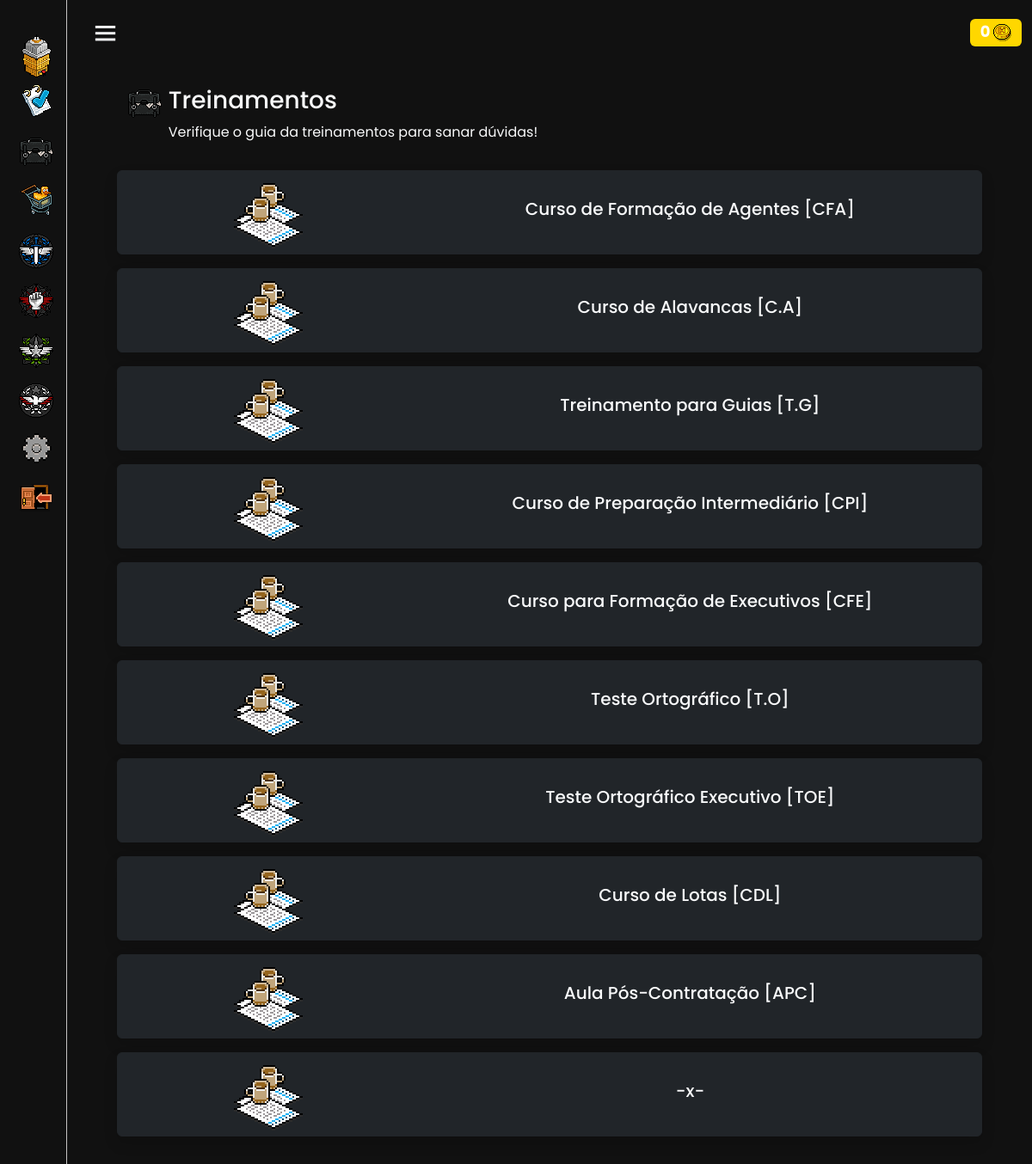
Screenshot of /system/dpe/treinamentos/ (signed in) with the database file from the repository.
### ControleDeAcesso/models.py (models this page shows, shortened)
class PolicialUsuario(AbstractUser):
    username = models.CharField(
        _('username'),
        max_length=150,
        unique=True,
        validators=[RegexValidator(
            regex=r'^[a-zA-Z0-9@_:.,\-!=]+$',
            message=_('Enter a valid username. This value may contain only letters (uppercase and lowercase), numbers, @, :, -, and _ characters.'),
            code='invalid_username',
        )],
        help_text=_('150 characters or fewer. Letters (uppercase and lowercase), digits, @, :, -, and _ only.'),
    )
    patente = models.CharField(choices=CARGOS, blank=False, null=False, max_length=50, default='Agente')
    moedas = models.IntegerField(default=0, editable=True)
    ultimo_acesso = models.DateTimeField(null=True, blank=True)
    objects = CustomUserManager()
    patente_order = models.IntegerField(default=0, editable=False)
    slug = models.SlugField(unique=True, blank=True, null=True)
    status = models.CharField(choices=STATUS, blank=False, null=False, max_length=50, default='Ativo')

### System/models.py (models this page shows, shortened)
class Treinamentos(models.Model):
    solicitante = models.ForeignKey(get_user_model(), on_delete=models.CASCADE,blank=True, null=True, related_name='solicitantetreinamentos')
    titulo = models.TextField(blank=False, null=True, max_length=100)
    treinamento = CKEditor5Field('Treinamentos', config_name='extends', default=' ')
    datatime = models.DateTimeField(default=timezone.now)

### System/views.py (the view)
# urls.py: path('dpe/treinamentos/', TreinamentosView.as_view(), name='Treinamentos'),
class TreinamentosView(LoginRequiredMixin,ListView):
    model = Treinamentos
    template_name = 'Treinamentos.html'
    context_object_name = 'treinamentos'
    def get_context_data(self, **kwargs):
        context = super().get_context_data(**kwargs)
        context["alistados"] = PolicialUsuario.objects.order_by('-id')[:5]
        return context

### Templates/Treinamentos.html (shortened to what this page needs)
{% extends "Index.html" %}
{% load static %}
{% block main %}
<div class="container mb-3 m-auto text-light">
        <div class="mt-3 m-auto col-11">
            <div class="container d-flex mt-4">
                <div>
                  <img class="px" src="{% static 'bolsa2.gif'%}" alt="">
                  </div>
                <div class="ms-2">
                <h3>Treinamentos</h3>
                <p> Verifique o guia da treinamentos para sanar dúvidas! </p>
                </div>
              </div>
              {% for treinamento in treinamentos %}
                <a class="btn bg-pt btn-dark mb-3 col-12 shadow" data-bs-toggle="collapse" href="#{{treinamento.pk}}" role="button" aria-expanded="false" aria-controls="{{treinamento.pk}}">
                    <div class="d-flex">
                        <div class="col-4 mt-md-3 mt-5 mb-2">
                            <div class="rounded-circle mb-md-0 mb-sm-4 mx-auto px" style="background: url({% static 'treinamentos2.gif' %}) center center no-repeat; width: 60px; height: 60px;transform: scale(2.0);">
                            </div>
                        </div>
                        <div class="col-8 m-auto">
                            <div class="container text-light">
                                <h5>{{treinamento.titulo}}</h5>
                              </div>
                        </div>
                    </div>
                </a>
              {% endfor %}
        </div>
  </div>
{% endblock main %}

### Templates/Index.html (shortened to what this page needs)
{% load static %}
<html lang="en">
<head>
    <link href="{% static 'mode/style.css' %}" rel="stylesheet">
    <link href="/static/django_ckeditor_5/dist/styles.css" media="all" rel="stylesheet">
    <link rel="stylesheet" href="https://cdnjs.cloudflare.com/ajax/libs/font-awesome/6.4.0/css/all.min.css" />
    <link href='https://unpkg.com/boxicons@2.0.7/css/boxicons.min.css' rel='stylesheet'>
    <link href="https://cdn.jsdelivr.net/npm/bootstrap@5.3.3/dist/css/bootstrap.min.css" rel="stylesheet">
    <body style="background-color: #111111;">
        <div class="sidebar close">
          <div class="logo-details">
        </div>
          <ul class="nav-links">
            <li>
              <a href="{% url "PainelPrincipal" %}">
                <i class='bx'>
                  <img class="px" width="35px" src="{% static "home.gif" %}" alt="">
                </i>
              </a>
            </li>
            <li class="mt-2">
              <div class="iocn-link">
                <a href="#">
                  <i class='bx'>
                    <img class="px" width="35px" src="{% static "relatorio.png" %}" alt="">
                  </i>
                </a>
              </div>
            </li>
            <li class="mt-2">
              <div class="iocn-link">
                <a href="#">
                  <i class='bx'>
                    <img class="px" width="40px" src="{% static "bolsa2.gif" %}" alt="">
                  </i>
                </a>
              </div>
            </li>
            <li class="mt-2">
              <div class="iocn-link">
                <a href="#">
                  <i class='bx'>
                    <img class="px" width="37px" src="{% static "loja.png" %}" alt="">
                  </i>
                </a>
              </div>
            </li>
            {% if GuiaDpE or MinistroDpE or STAFF %}
            <li class="mt-2">
              <div class="iocn-link">
                <a href="#">
                  <i class='bx'>
                    <img class="px" width="40px" src="{% static "dpe.gif" %}" alt="">
                  </i>
                </a>
              </div>
            </li>
            {% endif %}
            {% if STAFF or MEMBRODPO or LDPO or MINISTRODPO %}
            <li class="mt-2">
              <div class="iocn-link">
                <a href="#">
                  <i class='bx'>
                    <img class="px" width="40px" src="{% static "dpo.gif" %}" alt="">
                  </i>
                </a>
              </div>
            </li>
            {% endif %}
            {% if STAFF or Analista or LDRH or MINISTRODRH %}
            <li class="mt-2">
              <div class="iocn-link">
                <a href="#">
                  <i class='bx'>
                    <img class="px" width="40px" src="{% static "drh.gif" %}" alt="">
                  </i>
                </a>
              </div>
            </li>
            {% endif %}
            <li class="mt-2">
              <div class="iocn-link">
                <a href="#">
                  <i class='bx'>
                    <img class="px" width="40px" src="{% static "jn.gif" %}" alt="">
                  </i>
                </a>
              </div>
            </li>
            <li class="mt-2">
              <div class="iocn-link">
                <a href="#">
                  <i class='bx'>
                    <img class="px" width="35px" src="{% static "config.png" %}" alt="">
                  </i>
                </a>
              </div>
            </li>
              <li class="mt-2">
                <a href="{% url "Logout" %}">
                  <i class='bx'>
                    <img class="px" width="40px" src="{% static "logout.png" %}" alt="">
                  </i>
                </a>
              </li>
      </ul>
        </div>
        <section class="home-section">
          <nav class="navbar bg-nav">
            <div class="container-fluid">
                <div class="home-content">
                  <i class='bx bx-menu text-light' ></i>
                </div>
                <div class="d-flex">
                  <div class="container mt-2 me-2">
                    <h4><span class="badge" style="background-color: gold; position: relative; left: 20px;">{{request.user.moedas}}  <img src="{% static 'coin.png' %}" alt="">
                    </span></h4>
                </div>
            </div>
          </div>
          </nav>
          {% block main %}
          {% endblock main %}
        </section>
      </body>
</html>

### Arquivos/mode/style.css (style rules this page uses)
* { margin: 0; padding: 0; box-sizing: border-box; font-family: 'Poppins', sans-serif; }
.px { image-rendering: pixelated; image-rendering: -o-crisp-edges; image-rendering: -moz-crisp-edges; image-rendering: crisp-edges; }
.bg-nav { background-color: #111111; }
.sidebar { position: fixed; top: 0; left: 0; height: 100%; width: 260px; background-color: #111111; border-right: solid #c6c4c4 1px; border-left: solid #111111 3px; z-index: 100; transition: all 0.5s ease; }
.sidebar.close { width: 78px; background: #111111; transition: all 0.4s ease; }
.sidebar .logo-details { background-color: #111111; height: 170px; width: 100%; position: relative; top: -10px; transition: all 0.4s ease; }
.sidebar.close .logo-details { background-color: #111111; height: 80px; width: 100%; position: relative; top: -10px; }
.sidebar .nav-links { height: 100%; padding: 10px 0 150px 0; overflow: auto; }
.sidebar.close .nav-links { overflow: auto; position: relative; top: -50px; }
.sidebar .nav-links li { position: relative; list-style: none; transition: all 0.4s ease; }
.sidebar .nav-links li .iocn-link { display: flex; align-items: center; justify-content: space-between; }
.sidebar.close .nav-links li .iocn-link { display: block }
.sidebar .nav-links li i { height: 50px; min-width: 78px; text-align: center; line-height: 50px; color: #fff; font-size: 20px; cursor: pointer; transition: all 0.3s ease; }
.sidebar .nav-links li a { display: flex; align-items: center; text-decoration: none; }
.home-section { background-color: #111111; position: relative; left: 260px; width: calc(100% - 260px); transition: all 0.5s ease; }
.sidebar.close ~ .home-section { left: 78px; width: calc(100% - 78px); }
.home-section .home-content { height: 60px; display: flex; align-items: center; }
.home-section .home-content .bx-menu, .home-section .home-content .text { color: #11101d; font-size: 35px; }
.home-section .home-content .bx-menu { margin: 0 15px; cursor: pointer; }

### rows the page displays
PolicialUsuario: user.moedas "0"
Treinamentos: titulo "Curso de Formação de Agentes [CFA]"
Treinamentos: titulo "Curso de Alavancas [C.A]"
Treinamentos: titulo "Treinamento para Guias [T.G]"
Treinamentos: titulo "Curso de Preparação Intermediário [CPI]"
Treinamentos: titulo "Curso para Formação de Executivos [CFE]"
Treinamentos: titulo "Teste Ortográfico [T.O]"
Treinamentos: titulo "Teste Ortográfico Executivo [TOE]"
Treinamentos: titulo "Curso de Lotas [CDL]"
Treinamentos: titulo "Aula Pós-Contratação [APC]"
Treinamentos: titulo "-x-"
